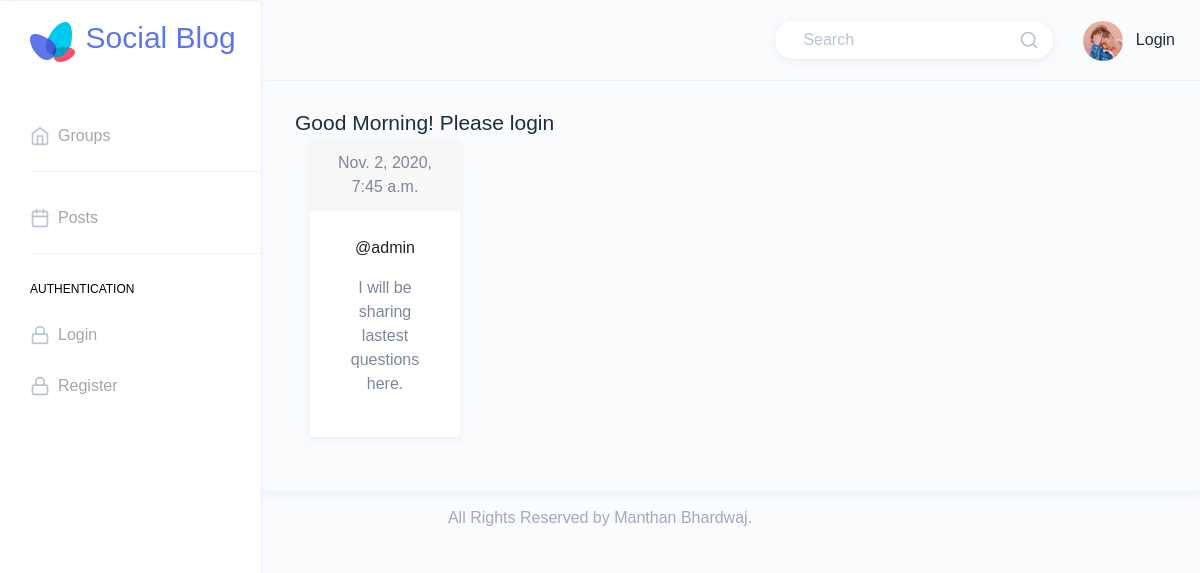
Page /posts/by/admin/8/ on the committed database.
### posts/models.py (models this page shows, shortened)
class Post(models.Model):
    user = models.ForeignKey(User, related_name='posts', on_delete=models.CASCADE)
    created_at = models.DateTimeField(auto_now=True)
    message = models.TextField()
    message_html = models.TextField(editable=False)
    group = models.ForeignKey(Group, related_name='posts', null=True, blank=True, on_delete=models.CASCADE)
    class Meta:
        ordering = ['-created_at']
        unique_together = ['user', 'message']

### posts/views.py (the view)
# urls.py: re_path(r'^by/(?P<username>[-\w]+)/(?P<pk>\d+)/$', views.PostDetail.as_view(), name='single'),
class PostDetail(SelectRelatedMixin, generic.DetailView):
    model = models.Post
    select_related = ('user', 'group')
    def get_queryset(self):
        queryset = super().get_queryset()
        return queryset.filter(user__username__iexact=self.kwargs.get('username'))

### posts/templates/posts/post_detail.html
{% extends 'posts/post_base.html' %}
{% block postcontent %}
    <div class="col-md-8">
        {% include 'posts/_post.html' %}
    </div>
{% endblock %}

### posts/templates/posts/_post.html (shortened to what this page needs)
<div class="card text-center w-50">
    <div class="card-header">
        <time class="time">
            {{ post.created_at }}
        </time>
    </div>
    <div class="card-body">
        <a class="card-title"
           href="{% url 'posts:for_user' username=post.user.username %}">@{{ post.user.username }}</a>
        <p class="card-text">{{ post.message_html|safe }}</p>
    </div>
</div>
<br>

### rows in the picture
Post: created_at "Nov. 2, 2020, 7:45 a.m.", user.username "admin", message_html "I will be sharing lastest questions here."
